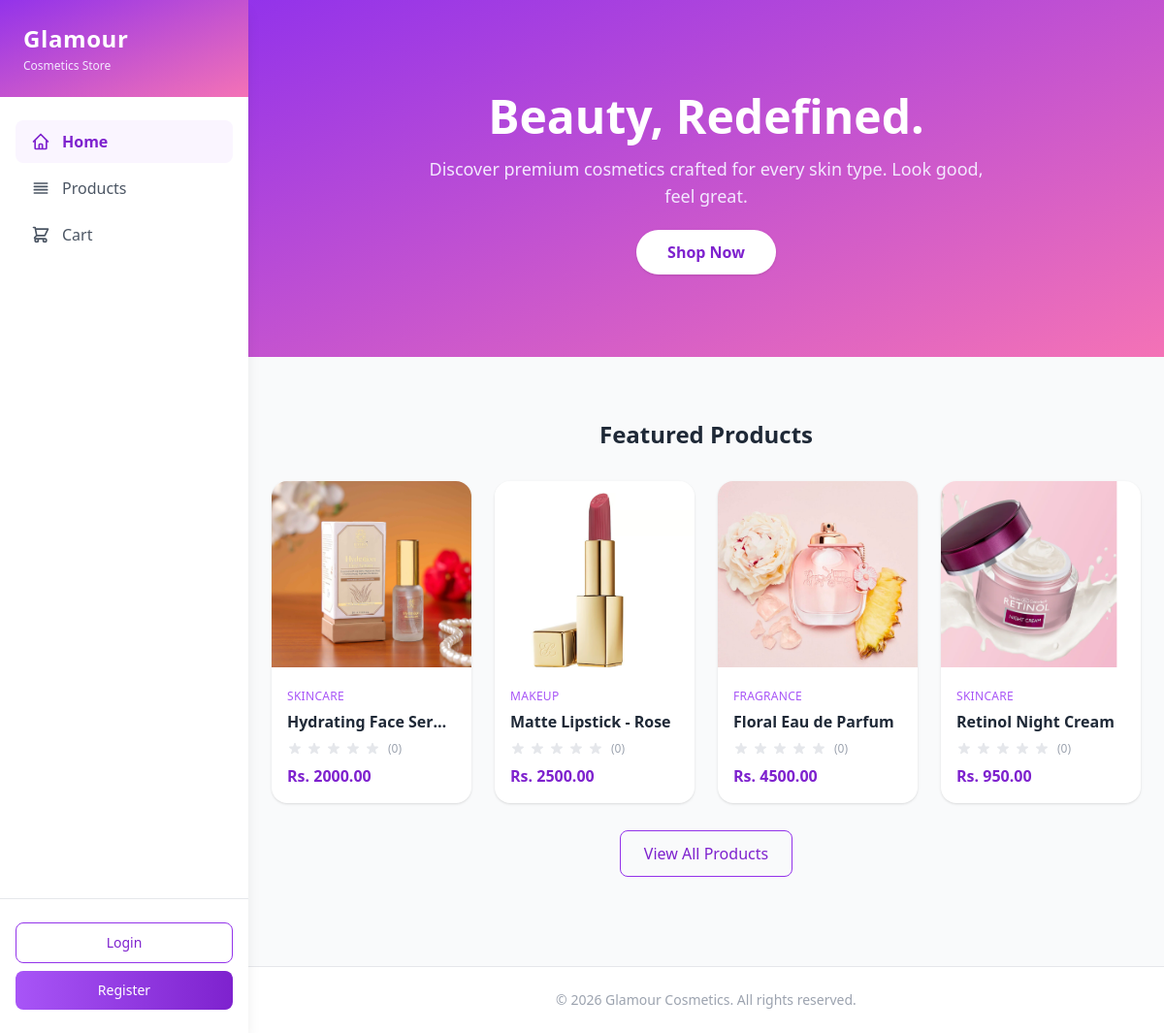
The page / on the database its author committed.
### products/models.py (models this page shows, shortened)
class Product(models.Model):
    name = models.CharField(max_length=200)
    category = models.ForeignKey(Category, on_delete=models.SET_NULL, null=True, related_name='products')
    price = models.DecimalField(max_digits=10, decimal_places=2)
    description = models.TextField(blank=True)
    image = models.ImageField(upload_to='products/', blank=True, null=True)
    is_featured = models.BooleanField(default=False)
    created_at = models.DateTimeField(auto_now_add=True)
    def average_rating(self):
        reviews = self.reviews.all()
        if reviews.exists():
            return round(sum(r.rating for r in reviews) / reviews.count(), 1)
        return None
    def review_count(self):
        return self.reviews.count()

class Category(models.Model):
    name = models.CharField(max_length=100, unique=True)
    class Meta:
        verbose_name_plural = 'Categories'

### accounts/views.py (the view)
# urls.py: path('', views.home_view, name='home'),
def home_view(request):
    featured_products = []
    try:
        from products.models import Product
        featured_products = Product.objects.filter(is_featured=True).select_related('category')[:8]
    except Exception:
        pass
    return render(request, 'accounts/home.html', {'featured_products': featured_products})

### cart/context_processors.py (called while the page is built)
def cart(request):
    if request.user.is_authenticated:
        cart, _ = Cart.objects.get_or_create(user=request.user)
        return {'cart': cart}
    return {'cart': None}

### accounts/templates/accounts/home.html (shortened to what this page needs)
{% extends 'accounts/base.html' %}
{% block content %}
<div class="min-h-screen bg-gray-50">
    <section class="bg-gradient-to-br from-purple-600 to-pink-400 text-white py-24 px-6 text-center">
        <h1 class="text-5xl font-bold mb-4">Beauty, Redefined.</h1>
        <p class="text-lg text-purple-100 mb-8 max-w-xl mx-auto">
            Discover premium cosmetics crafted for every skin type. Look good, feel great.
        </p>
        <a href="{% url 'product_list' %}"
            class="bg-white text-purple-700 font-semibold px-8 py-3 rounded-full hover:bg-purple-50 transition shadow">
            Shop Now
        </a>
    </section>
    <section class="max-w-6xl mx-auto px-6 py-16">
        <h2 class="text-2xl font-bold text-gray-800 mb-8 text-center">Featured Products</h2>
        {% if featured_products %}
        <div class="grid grid-cols-1 sm:grid-cols-2 md:grid-cols-3 lg:grid-cols-4 gap-6">
            {% for product in featured_products %}
            <a href="{% url 'product_detail' product.pk %}"
                class="bg-white rounded-2xl shadow hover:shadow-lg transition overflow-hidden group">
                {% if product.image %}
                    <img src="{{ product.image.url }}" alt="{{ product.name }}"
                        class="w-full h-48 object-cover group-hover:scale-105 transition duration-300">
                {% else %}
                    <div class="w-full h-48 bg-purple-50 flex items-center justify-center">
                        <img src="https://placehold.co/400x300?text=No+Image" alt="No image" class="h-full w-full object-cover opacity-50">
                    </div>
                {% endif %}
                <div class="p-4">
                    <span class="text-xs text-purple-500 font-medium uppercase tracking-wide">
                        {{ product.category.name|default:"Uncategorized" }}
                    </span>
                    <h3 class="text-gray-800 font-semibold mt-1 truncate">{{ product.name }}</h3>
                    <div class="flex items-center gap-1 mt-2">
                        {% with avg=product.average_rating %}
                        {% for i in "12345" %}
                            <svg xmlns="http://www.w3.org/2000/svg" class="h-4 w-4 {% if avg and forloop.counter <= avg %}text-yellow-400{% else %}text-gray-200{% endif %}" viewBox="0 0 20 20" fill="currentColor">
                                <path d="M9.049 2.927c.3-.921 1.603-.921 1.902 0l1.07 3.292a1 1 0 00.95.69h3.462c.969 0 1.371 1.24.588 1.81l-2.8 2.034a1 1 0 00-.364 1.118l1.07 3.292c.3.921-.755 1.688-1.54 1.118l-2.8-2.034a1 1 0 00-1.175 0l-2.8 2.034c-.784.57-1.838-.197-1.539-1.118l1.07-3.292a1 1 0 00-.364-1.118L2.98 8.72c-.783-.57-.38-1.81.588-1.81h3.461a1 1 0 00.951-.69l1.07-3.292z" />
                            </svg>
                        {% endfor %}
                        <span class="text-xs text-gray-400 ml-1">({{ product.review_count }})</span>
                        {% endwith %}
                    </div>
                    <p class="text-purple-700 font-bold mt-2">Rs. {{ product.price }}</p>
                </div>
            </a>
            {% endfor %}
        </div>
        {% endif %}
        <div class="text-center mt-10">
            <a href="{% url 'product_list' %}"
                class="border border-purple-600 text-purple-700 px-6 py-3 rounded-lg hover:bg-purple-50 transition font-medium">
                View All Products
            </a>
        </div>
    </section>
    <footer class="bg-white border-t mt-10 py-6 text-center text-sm text-gray-400">
        &copy; 2026 Glamour Cosmetics. All rights reserved.
    </footer>
</div>
{% endblock %}

### accounts/templates/accounts/base.html (shortened to what this page needs)
<!DOCTYPE html>
<html lang="en">
<head>
    <script src="https://cdn.tailwindcss.com"></script>
</head>
<body class="bg-gray-50 min-h-screen">
<div class="flex min-h-screen">
    <aside class="w-64 bg-white shadow-lg flex flex-col fixed top-0 left-0 h-full z-40">
        <div class="bg-gradient-to-br from-purple-600 to-pink-400 px-6 py-6">
            <a href="{% url 'home' %}" class="text-white text-2xl font-bold tracking-wide">Glamour</a>
            <p class="text-purple-100 text-xs mt-1">Cosmetics Store</p>
        </div>
        <nav class="flex-1 px-4 py-6 space-y-1 overflow-y-auto">
            <a href="{% url 'home' %}"
                class="flex items-center gap-3 px-4 py-2.5 rounded-lg text-gray-600 hover:bg-purple-50 hover:text-purple-700 transition
                {% if request.resolver_match.url_name == 'home' %}bg-purple-50 text-purple-700 font-semibold{% endif %}">
                Home
            </a>
            <a href="{% url 'product_list' %}"
                class="flex items-center gap-3 px-4 py-2.5 rounded-lg text-gray-600 hover:bg-purple-50 hover:text-purple-700 transition
                {% if request.resolver_match.url_name == 'product_list' or request.resolver_match.url_name == 'product_detail' %}bg-purple-50 text-purple-700 font-semibold{% endif %}">
                <svg xmlns="http://www.w3.org/2000/svg" class="h-5 w-5" fill="none" viewBox="0 0 24 24" stroke="currentColor">
                    <path stroke-linecap="round" stroke-linejoin="round" stroke-width="2" d="M4 6h16M4 10h16M4 14h16M4 18h16" />
                </svg>
                Products
            </a>
            <a href="{% url 'cart_detail' %}"
                class="flex items-center gap-3 px-4 py-2.5 rounded-lg text-gray-600 hover:bg-purple-50 hover:text-purple-700 transition
                {% if request.resolver_match.url_name == 'cart_detail' %}bg-purple-50 text-purple-700 font-semibold{% endif %}">
                Cart
            </a>
        </nav>
        <div class="px-4 py-6 border-t space-y-2">
            {% if user.is_authenticated %}
                <div class="flex items-center gap-3 px-4 py-2 text-sm text-gray-500">
                    <svg xmlns="http://www.w3.org/2000/svg" class="h-5 w-5" fill="none" viewBox="0 0 24 24" stroke="currentColor">
                        <path stroke-linecap="round" stroke-linejoin="round" stroke-width="2" d="M16 7a4 4 0 11-8 0 4 4 0 018 0zM12 14a7 7 0 00-7 7h14a7 7 0 00-7-7z" />
                    </svg>
                    <span class="truncate">{{ user.username }}</span>
                </div>
                <a href="{% url 'logout' %}"
                    class="flex items-center gap-3 px-4 py-2.5 rounded-lg text-red-500 hover:bg-red-50 transition text-sm">
                    <svg xmlns="http://www.w3.org/2000/svg" class="h-5 w-5" fill="none" viewBox="0 0 24 24" stroke="currentColor">
                        <path stroke-linecap="round" stroke-linejoin="round" stroke-width="2" d="M17 16l4-4m0 0l-4-4m4 4H7m6 4v1a3 3 0 01-3 3H6a3 3 0 01-3-3V7a3 3 0 013-3h4a3 3 0 013 3v1" />
                    </svg>
                    Logout
                </a>
            {% else %}
                <a href="{% url 'login' %}"
                    class="flex items-center justify-center gap-2 w-full px-4 py-2.5 rounded-lg border border-purple-600 text-purple-700 hover:bg-purple-50 transition text-sm font-medium">
                    Login
                </a>
                <a href="{% url 'register' %}"
                    class="flex items-center justify-center gap-2 w-full px-4 py-2.5 rounded-lg bg-gradient-to-r from-purple-500 to-purple-700 text-white hover:opacity-90 transition text-sm font-medium">
                    Register
                </a>
            {% endif %}
        </div>
    </aside>
    <main class="ml-64 flex-1 min-h-screen">
        {% block content %}{% endblock %}
    </main>
</div>
</body>
</html>

### rows shown on the page
Product: image (picture), category.name "SKINCARE", name "Hydrating Face Ser…", review_count "0", price "2000.00"
Product: image (picture), category.name "MAKEUP", name "Matte Lipstick - Rose", review_count "0", price "2500.00"
Product: image (picture), category.name "FRAGRANCE", name "Floral Eau de Parfum", review_count "0", price "4500.00"
Product: image (picture), category.name "SKINCARE", name "Retinol Night Cream", review_count "0", price "950.00"
